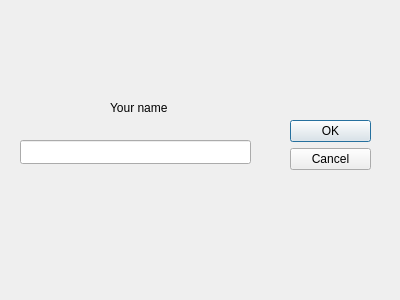
<?xml version="1.0" encoding="UTF-8"?>
<ui version="4.0">
 <class>Dialog</class>
 <widget class="QDialog" name="Dialog">
  <property name="geometry">
   <rect>
    <x>0</x>
    <y>0</y>
    <width>400</width>
    <height>300</height>
   </rect>
  </property>
  <property name="windowTitle">
   <string>Dialog</string>
  </property>
  <widget class="QDialogButtonBox" name="buttonBox">
   <property name="geometry">
    <rect>
     <x>290</x>
     <y>120</y>
     <width>81</width>
     <height>71</height>
    </rect>
   </property>
   <property name="orientation">
    <enum>Qt::Vertical</enum>
   </property>
   <property name="standardButtons">
    <set>QDialogButtonBox::Cancel|QDialogButtonBox::Ok</set>
   </property>
  </widget>
  <widget class="QLineEdit" name="name_lineEdit">
   <property name="geometry">
    <rect>
     <x>20</x>
     <y>140</y>
     <width>231</width>
     <height>24</height>
    </rect>
   </property>
  </widget>
  <widget class="QLabel" name="label">
   <property name="geometry">
    <rect>
     <x>110</x>
     <y>100</y>
     <width>71</width>
     <height>16</height>
    </rect>
   </property>
   <property name="text">
    <string>Your name</string>
   </property>
  </widget>
 </widget>
 <resources/>
 <connections>
  <connection>
   <sender>buttonBox</sender>
   <signal>accepted()</signal>
   <receiver>Dialog</receiver>
   <slot>accept()</slot>
   <hints>
    <hint type="sourcelabel">
     <x>248</x>
     <y>254</y>
    </hint>
    <hint type="destinationlabel">
     <x>157</x>
     <y>274</y>
    </hint>
   </hints>
  </connection>
  <connection>
   <sender>buttonBox</sender>
   <signal>rejected()</signal>
   <receiver>Dialog</receiver>
   <slot>reject()</slot>
   <hints>
    <hint type="sourcelabel">
     <x>316</x>
     <y>260</y>
    </hint>
    <hint type="destinationlabel">
     <x>286</x>
     <y>274</y>
    </hint>
   </hints>
  </connection>
 </connections>
</ui>
